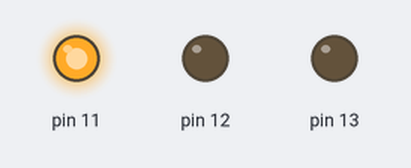
Bench run of a sketch on a simulated Arduino Uno, built with avr-gcc and run on an emulated ATmega328P. Shown: output pins drawn as LEDs (lit = HIGH).

Above: at 2.0 s.
At 4.3 s:
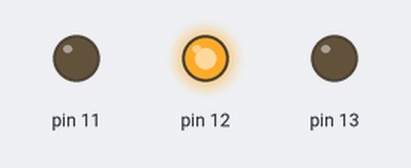
At 7.1 s:
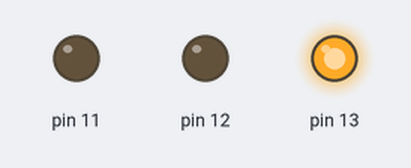
At 9.9 s:
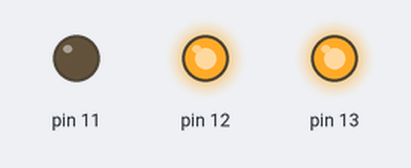
Timing chart, 0 to 13.3 s (numbered marks = the images above):
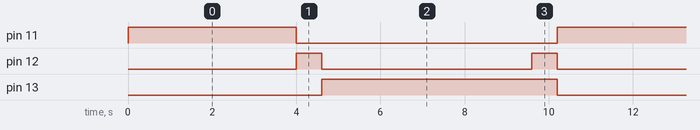

Measured:
- by itself, pin 11: alternates HIGH for 4.0 s and LOW for 6.2 s
- by itself, pin 12: repeats every 10.2 s: LOW 5.0 s, HIGH 0.60 s, LOW 4.0 s, HIGH 0.60 s
- by itself, pin 13: alternates HIGH for 5.6 s and LOW for 4.6 s

The sketch:

Ampel_beginner.ino
```cpp
/**
 * Rot  Pin 13
 * Gelb Pin 12
 * Grün Pin 11
 */

void setup()
{
    pinMode(11, OUTPUT);
    pinMode(12, OUTPUT);
    pinMode(13, OUTPUT);
}

void loop()
{
    digitalWrite(11, HIGH); // Grün an
    delay(4000);            // warte 4s
    digitalWrite(11, LOW);  // Grün aus
    digitalWrite(12, HIGH); // Gelb an
    delay(600);             // warte 0,6s
    digitalWrite(12, LOW);  // Gelb aus
    digitalWrite(13, HIGH); // Rot an
    delay(5000);            // warte 5s
    digitalWrite(12, HIGH); // Gelb an
    delay(600);             // warte 0,6s
    digitalWrite(13, LOW);  // Rot aus
    digitalWrite(12, LOW);  // Gelb aus
}
```
